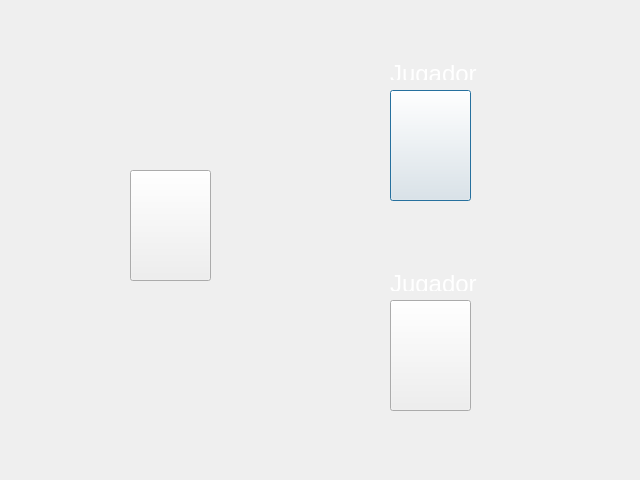
<?xml version="1.0" encoding="UTF-8"?>
<ui version="4.0">
 <class>EscogerJugador</class>
 <widget class="QDialog" name="EscogerJugador">
  <property name="geometry">
   <rect>
    <x>0</x>
    <y>0</y>
    <width>640</width>
    <height>480</height>
   </rect>
  </property>
  <property name="windowTitle">
   <string>Drácula - Inicio</string>
  </property>
  <property name="styleSheet">
   <string notr="true">background-image: url(:/other/cards/background.jpg);</string>
  </property>
  <widget class="QPushButton" name="btnJugador1">
   <property name="geometry">
    <rect>
     <x>390</x>
     <y>90</y>
     <width>81</width>
     <height>111</height>
    </rect>
   </property>
   <property name="autoFillBackground">
    <bool>false</bool>
   </property>
   <property name="styleSheet">
    <string notr="true"/>
   </property>
   <property name="text">
    <string/>
   </property>
   <property name="iconSize">
    <size>
     <width>90</width>
     <height>90</height>
    </size>
   </property>
   <property name="flat">
    <bool>false</bool>
   </property>
  </widget>
  <widget class="QPushButton" name="btnJugador2">
   <property name="geometry">
    <rect>
     <x>390</x>
     <y>300</y>
     <width>81</width>
     <height>111</height>
    </rect>
   </property>
   <property name="styleSheet">
    <string notr="true"/>
   </property>
   <property name="text">
    <string/>
   </property>
   <property name="iconSize">
    <size>
     <width>90</width>
     <height>90</height>
    </size>
   </property>
   <property name="flat">
    <bool>false</bool>
   </property>
  </widget>
  <widget class="QPushButton" name="btnMazo">
   <property name="geometry">
    <rect>
     <x>130</x>
     <y>170</y>
     <width>81</width>
     <height>111</height>
    </rect>
   </property>
   <property name="layoutDirection">
    <enum>Qt::LeftToRight</enum>
   </property>
   <property name="text">
    <string/>
   </property>
   <property name="icon">
    <iconset resource="images.qrc">
     <normaloff>:/cards/cards/back.png</normaloff>:/cards/cards/back.png</iconset>
   </property>
   <property name="iconSize">
    <size>
     <width>100</width>
     <height>100</height>
    </size>
   </property>
   <property name="flat">
    <bool>false</bool>
   </property>
  </widget>
  <widget class="QLabel" name="lblJugador1">
   <property name="geometry">
    <rect>
     <x>390</x>
     <y>60</y>
     <width>91</width>
     <height>20</height>
    </rect>
   </property>
   <property name="font">
    <font>
     <family>Arial</family>
     <pointsize>18</pointsize>
    </font>
   </property>
   <property name="text">
    <string>&lt;html&gt;&lt;head/&gt;&lt;body&gt;&lt;p&gt;&lt;span style=&quot; color:#ffffff;&quot;&gt;Jugador 1&lt;/span&gt;&lt;/p&gt;&lt;/body&gt;&lt;/html&gt;</string>
   </property>
  </widget>
  <widget class="QLabel" name="lblJugador2">
   <property name="geometry">
    <rect>
     <x>390</x>
     <y>270</y>
     <width>91</width>
     <height>21</height>
    </rect>
   </property>
   <property name="text">
    <string>&lt;html&gt;&lt;head/&gt;&lt;body&gt;&lt;p&gt;&lt;span style=&quot; font-size:18pt; color:#ffffff;&quot;&gt;Jugador 2&lt;/span&gt;&lt;/p&gt;&lt;/body&gt;&lt;/html&gt;</string>
   </property>
  </widget>
 </widget>
 <resources>
  <include location="images.qrc"/>
 </resources>
 <connections/>
</ui>
